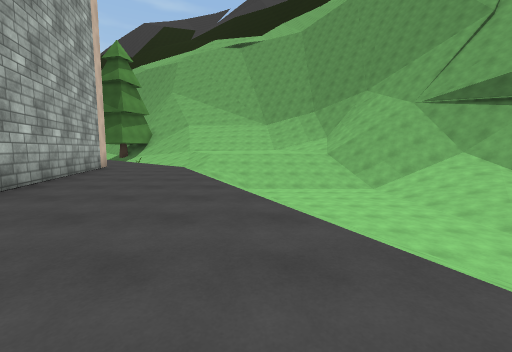
View 1 (above)

24 first-person views from a walk through a scene from a Unity 3-D project. The camera is 1.3 m above the floor, tilts 6° down and sees 90° across. The floor is counted in squares, 2 m on a side. Each view is taken from the middle of a square. On the plan, view 1 faces up. The plan holds only what a view shows up to about 9 squares ahead; the rest is blank. The place goes on beyond the plan. The player character is not drawn. Surface patterns are stand-ins for the level's own textures.

View 2
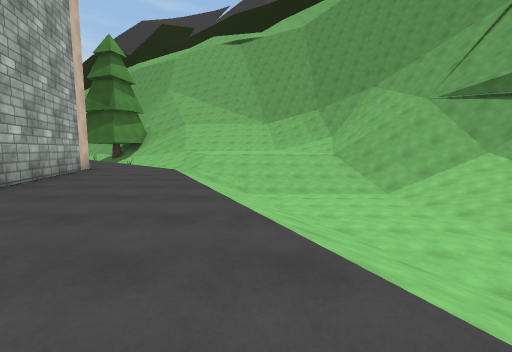

View 3
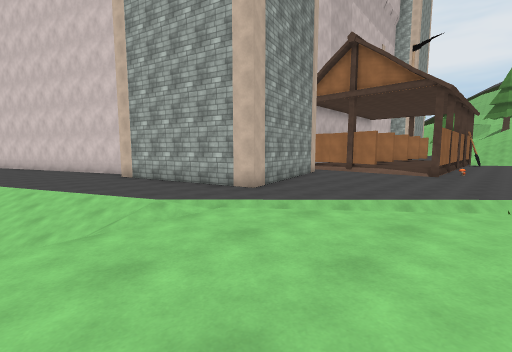

View 4
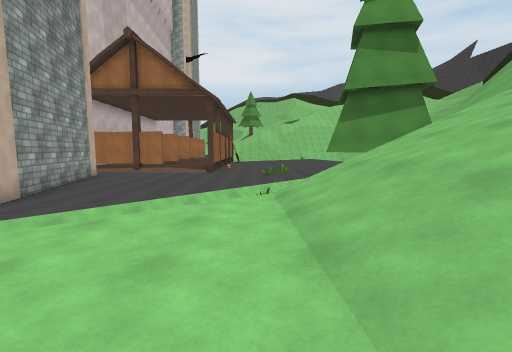

View 5
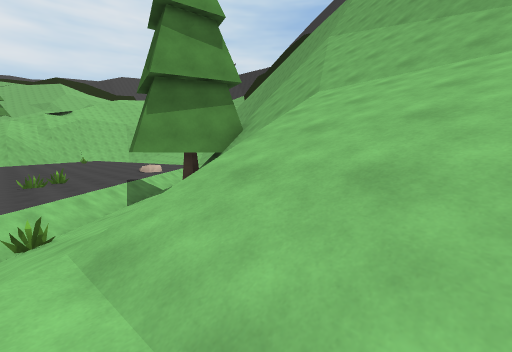

View 6
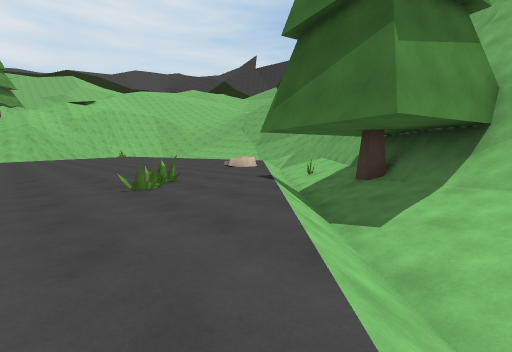

View 7
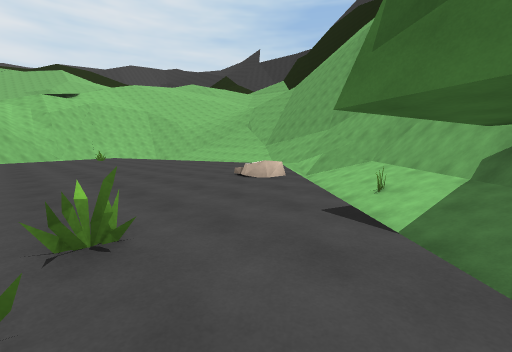

View 8
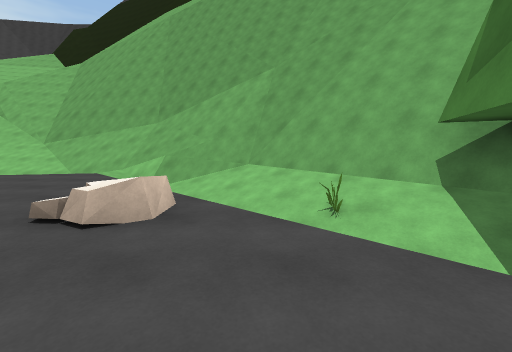

View 9
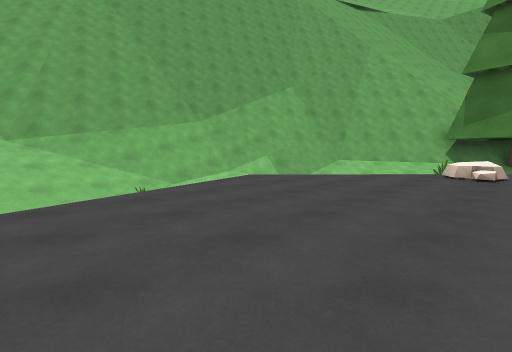

View 10
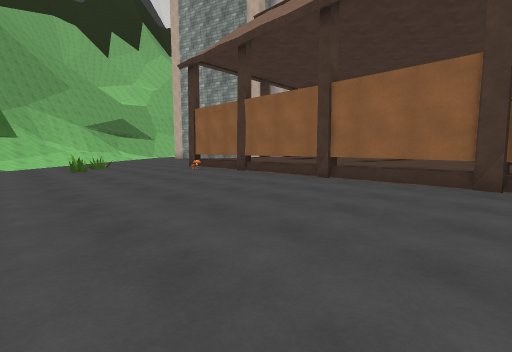

View 11
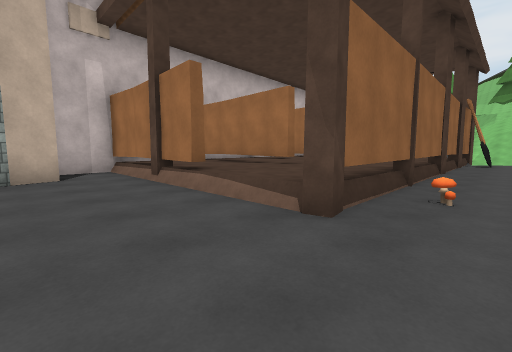

View 12
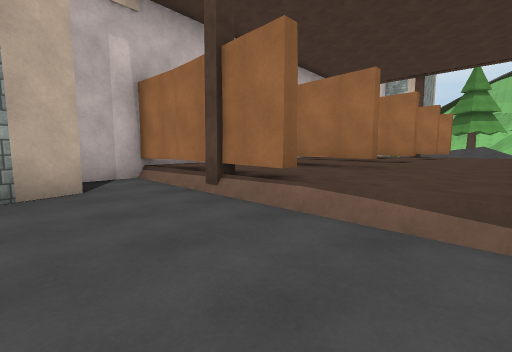

View 13
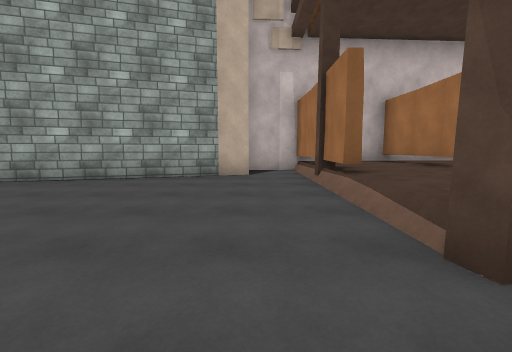

View 14
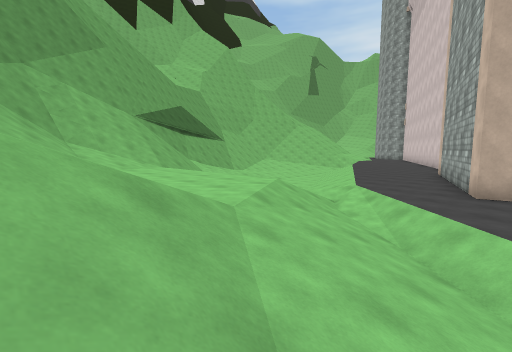

View 15
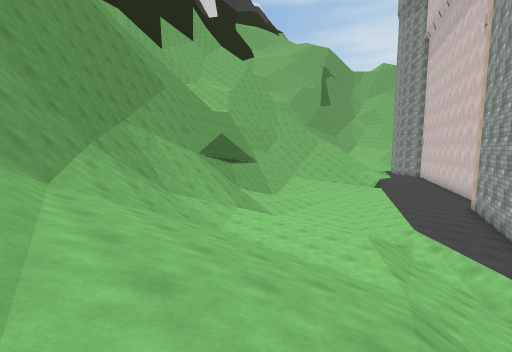

View 16
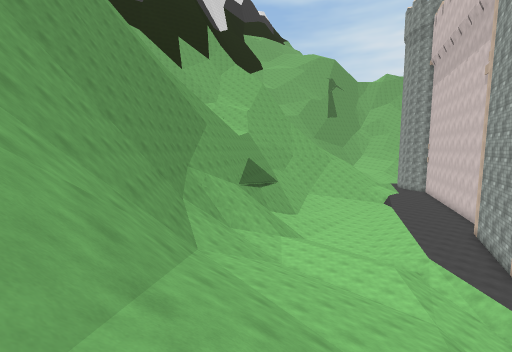

View 17
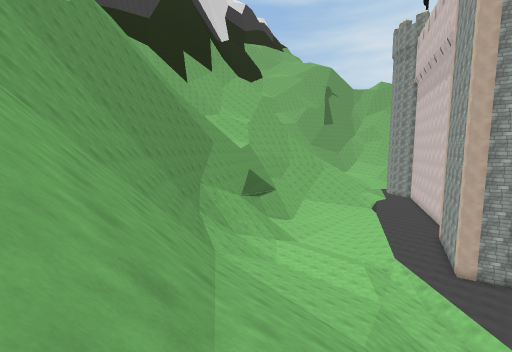

View 18
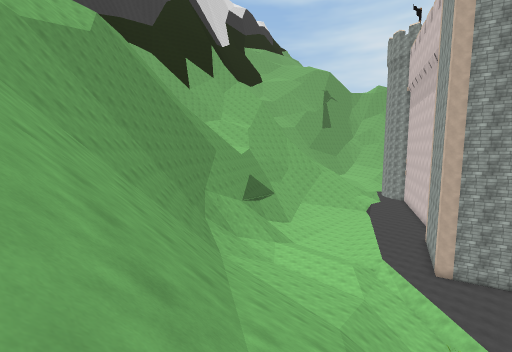

View 19
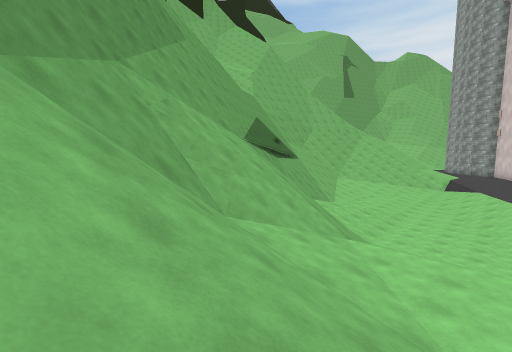

View 20
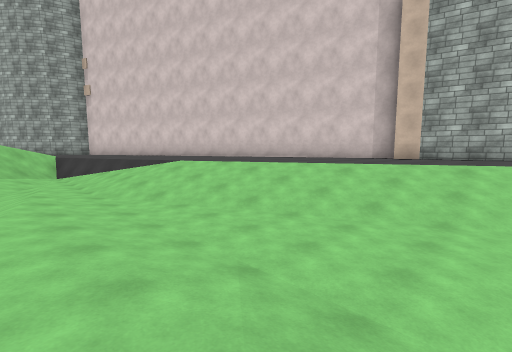

View 21
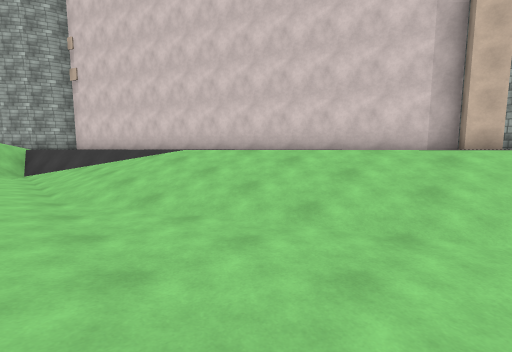

View 22
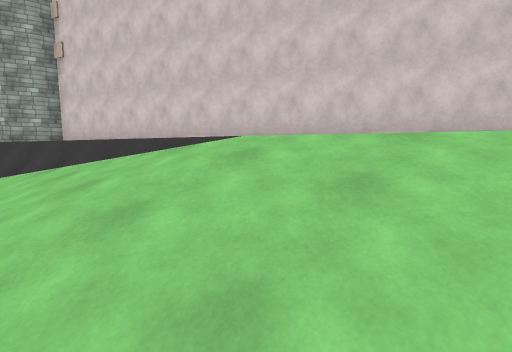

View 23
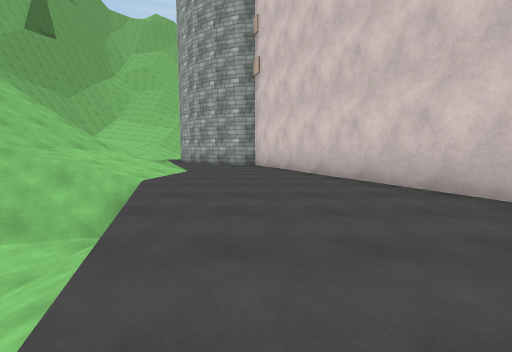

View 24
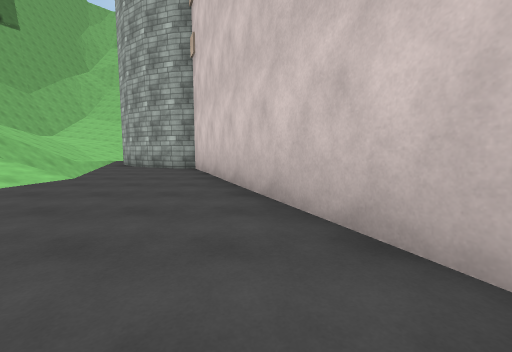

### Floor plan
Key: @ floor where view 1 was taken; # wall or solid block; . main floor; : floor 0.75 m higher than the main floor; - floor 0.75 m lower than the main floor; _ floor 1.5 m lower than the main floor; + floor 1.5 m higher than the main floor; * floor 6.5 m higher than the main floor; / step, stairs or slope; = window, fence, low wall or low ledge; v drop or lower ground; T tower; R tree; O other object.
Columns run from 23 left of view 1 to 6 right of it. Each row starts with its distance up from view 1.
 29 #####
 28 //////      v
 27 ///////##  vvv
 26 ///-////##  vvv////####vvvv/
 25   O-////### vvv ////### vvvv/
 24 //....////##vvv//////### vvvv
 23 .......////##vv///////### vvv
 22 ........//O/# v///////###  vvv
 21 ......./O///##R////////##    v
 20 ......./..///##/////////##
 19    ........///// ////////####
 18  ...........//// //////////*#
 17 .............///////////////##
 16 ..........OO..//////////////##
 15  ............../O///:::++/////
 14 ................////::::::////
 13 O.....###........////::::::///
 12  #####:: #=.......///////  ///
 11  :::::::::........./-/    ///
 10  #::#::#:#..........//////////
  9   ::#::#:#......##...//_____//
  8   :: ::#:#..#######...//_____/
  7      ::#:#..      #...//_____/
  6      :######      #....//____-
  5                    ....//____-
  4                   ##...//____-
  3                   #T....//___-
  2                   #.....//___-
  1                    # ....//___
  0                    #  .@.//___
 -1                     #  ...//__
 -2                     #   ..-___
 -3                      # ...=___
 -4                      # ....__/
 -5                      #.....=_/
 -6                      ##....=//
 -7                       #.....//
 -8                       ##.....:
 -9                        #.....:
-10                        ##...//
-11                         #...
-12                         #.../
-13                         ###T.

Positions as (right, up) in squares from view 1, and headings:
1: (0, 0), facing up
2: (0, 1), facing up
3: (0, 15), facing down-left
4: (0, 15), facing left
5: (-2, 15), facing up-left
6: (-8, 14), facing up-left
7: (-11, 16), facing up-left
8: (-14, 18), facing up
9: (-23, 20), facing up-right
10: (-22, 18), facing down-right
11: (-11, 14), facing down-left
12: (-11, 12), facing down-left
13: (-12, 14), facing down
14: (-6, 17), facing down-right
15: (-5, 20), facing down-right
16: (-5, 23), facing down-right
17: (-7, 25), facing down-right
18: (-8, 26), facing down-right
19: (1, 18), facing down-right
20: (6, 6), facing down-left
21: (5, 4), facing down-left
22: (4, 1), facing down-left
23: (2, -2), facing down
24: (0, -4), facing down
